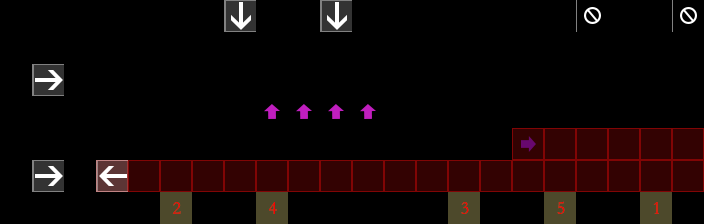

A 2D game scene composited from a Tiled map and its tileset images. What follows is a short description and the map's XML, with every tile layer's data as written:
An orthogonal 22x7 tile map with 32x32 px tiles, 3 tile layers (ele_bg, collision, notation), 2 tilesets.

<map version="1.2" tiledversion="1.2.4" orientation="orthogonal" renderorder="left-down" width="22" height="7" tilewidth="32" tileheight="32" infinite="0" nextlayerid="4" nextobjectid="1">
 <tileset firstgid="1" source="meta.tsx" />
 <tileset firstgid="226" source="ele_base.tsx" />
 <layer id="1" name="ele_bg" width="22" height="7">
  <data encoding="csv">
227,0,0,0,226,226,226,0,0,0,226,226,226,0,0,0,226,226,226,0,0,0,
227,0,0,0,226,226,226,0,0,0,226,226,226,0,0,0,226,226,226,0,0,0,
227,0,0,0,226,226,226,0,0,0,226,226,226,0,0,0,226,226,226,0,0,0,
227,226,226,226,0,0,0,226,226,226,0,0,0,226,226,226,0,0,0,226,226,226,
227,226,226,226,0,0,0,226,226,226,0,0,0,226,226,226,0,0,0,226,226,226,
227,226,226,226,0,0,0,226,226,226,0,0,0,226,226,226,0,0,0,226,226,226,
227,227,227,227,227,227,227,227,227,227,227,227,227,227,227,227,227,227,227,227,227,227
</data>
 </layer>
 <layer id="2" name="collision" width="22" height="7">
  <data encoding="csv">
0,0,0,0,0,0,0,0,0,0,0,0,0,0,0,0,0,0,0,0,0,0,
0,0,0,0,0,0,0,0,0,0,0,0,0,0,0,0,0,0,0,0,0,0,
0,0,0,0,0,0,0,0,0,0,0,0,0,0,0,0,0,0,0,0,0,0,
0,0,0,0,0,0,0,0,22,22,22,22,0,0,0,0,0,0,0,0,0,0,
0,0,0,0,0,0,0,0,25,25,25,25,0,0,0,0,19,1,1,1,1,1,
0,0,0,1,1,1,1,1,1,1,1,1,1,1,1,1,1,1,1,1,1,1,
0,0,0,0,0,0,0,0,0,0,0,0,0,0,0,0,0,0,0,0,0,0
</data>
 </layer>
 <layer id="3" name="notation" width="22" height="7">
  <data encoding="csv">
0,0,0,0,0,0,0,47,0,0,47,0,0,0,0,0,0,0,50,0,0,50,
0,0,0,0,0,0,0,0,0,0,0,0,0,0,0,0,0,0,0,0,0,0,
0,49,0,0,0,0,0,0,0,0,0,0,0,0,0,0,0,0,0,0,0,0,
0,0,0,0,0,0,0,0,0,0,0,0,0,0,0,0,0,0,0,0,0,0,
0,0,0,0,0,0,0,0,0,0,0,0,0,0,0,0,0,0,0,0,0,0,
0,49,0,48,0,0,0,0,0,0,0,0,0,0,0,0,0,0,0,0,0,0,
0,0,0,0,0,235,0,0,237,0,0,0,0,0,236,0,0,238,0,0,234,0
</data>
 </layer>
</map>